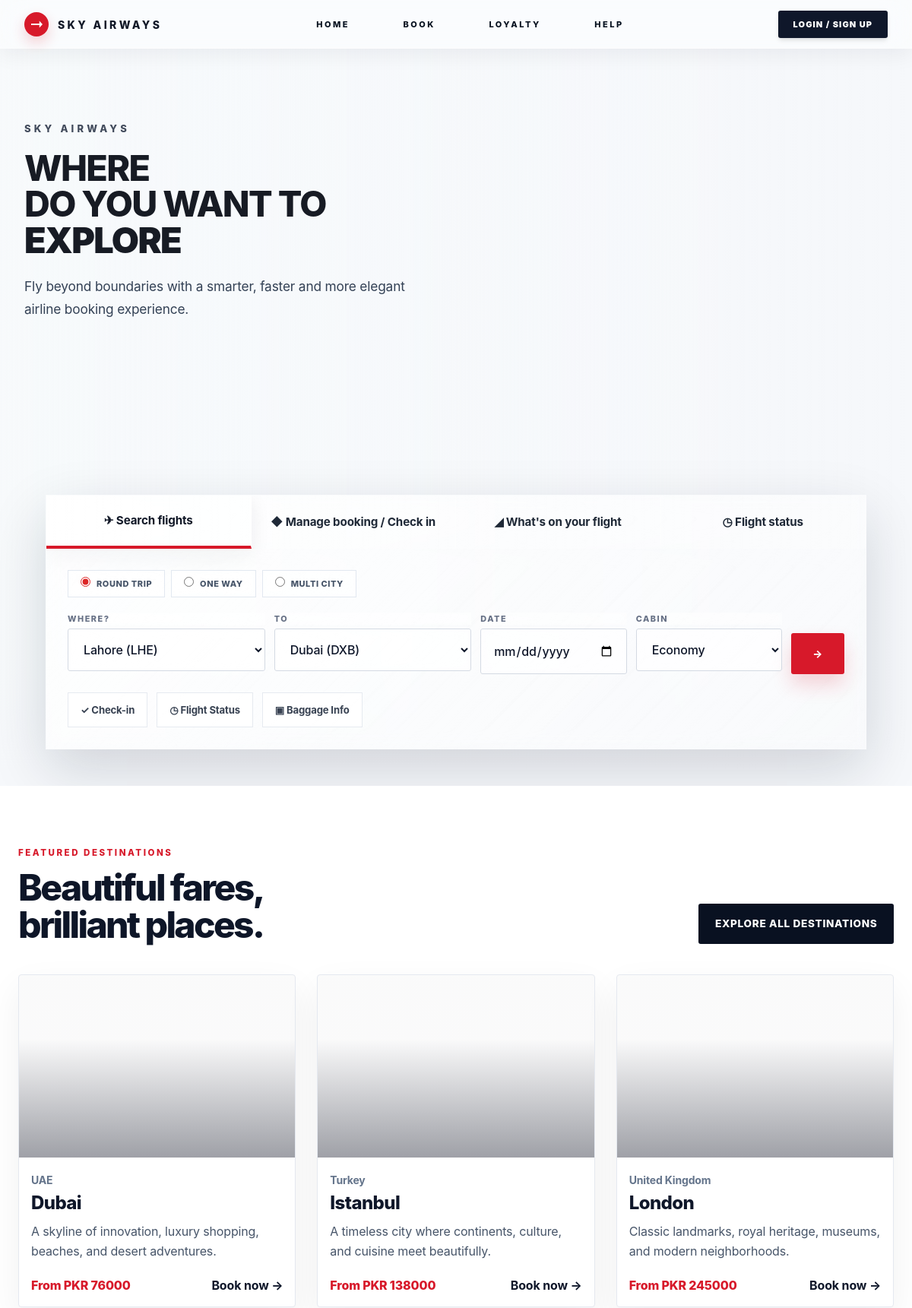
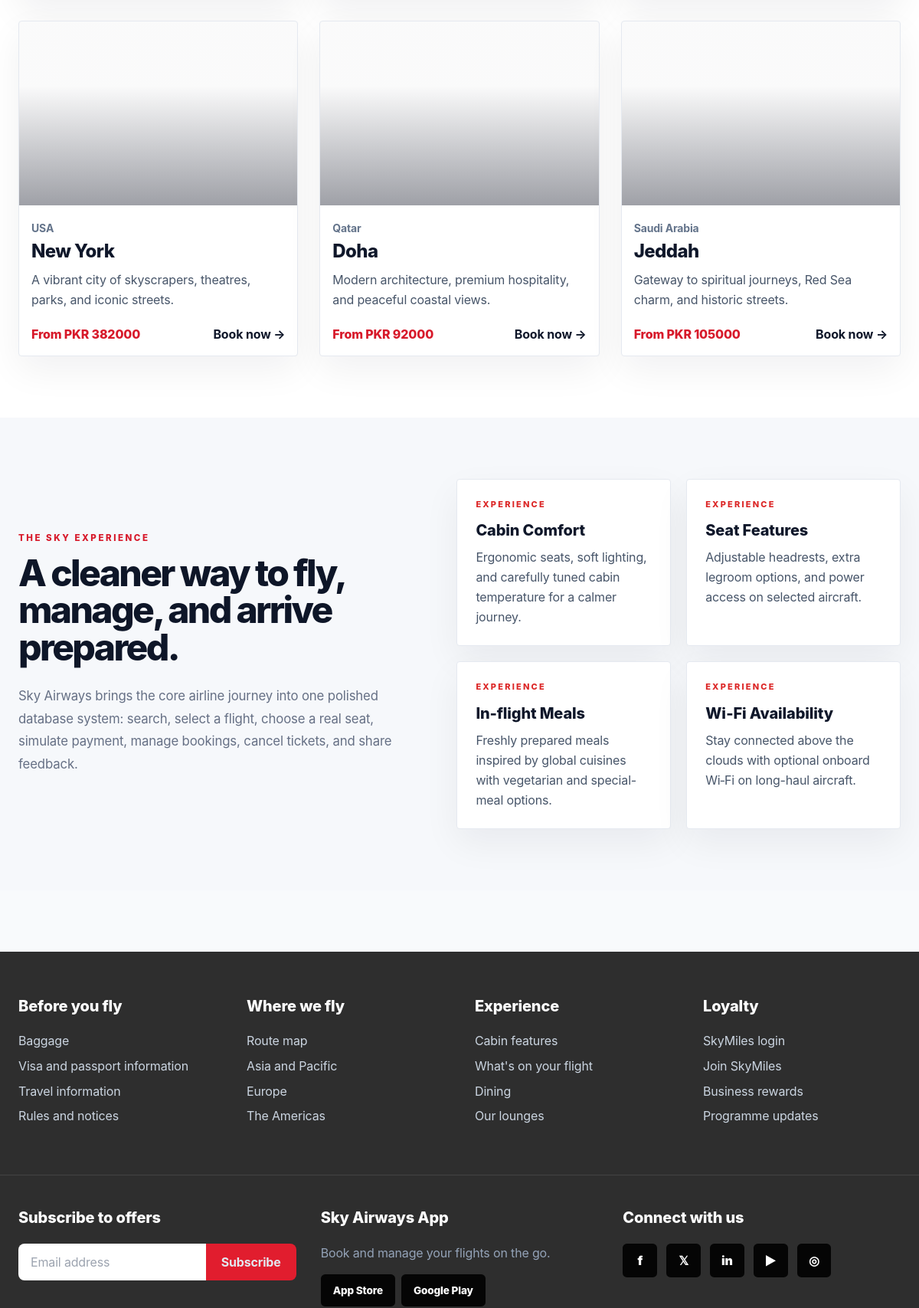
The page / (upper part) on the database its author committed (2 pictures, top to bottom).
### tables this page shows
CREATE TABLE destinations (
            id INTEGER PRIMARY KEY AUTOINCREMENT,
            city TEXT NOT NULL,
            country TEXT NOT NULL,
            image_url TEXT,
            description TEXT,
            base_fare REAL NOT NULL,
            currency TEXT DEFAULT 'PKR',
            famous_places TEXT
        );

### app.py (the view)
@app.route("/")
def home():
    destinations = query("SELECT * FROM destinations LIMIT 6")
    flights = query("SELECT * FROM flights ORDER BY departure_time LIMIT 5")
    return render_template("home.html", destinations=destinations, flights=flights, currencies=list(CURRENCY_RATES.keys()), facilities=FACILITIES[:4])

### app.py (called while the page is built)
def get_db():
    if "db" not in g:
        g.db = sqlite3.connect(DB_PATH)
        g.db.row_factory = sqlite3.Row
    return g.db

def query(sql, args=(), one=False):
    cur = get_db().execute(sql, args)
    rows = cur.fetchall()
    cur.close()
    return (rows[0] if rows else None) if one else rows

def current_user():
    if session.get("user_id"):
        return query("SELECT * FROM users WHERE id = ?", (session["user_id"],), one=True)
    return None

@app.context_processor
def inject_globals():
    return {"user": current_user(), "airports": AIRPORTS, "now": datetime.now()}

@app.before_request
def ensure_db():
    init_db()

### templates/home.html (shortened to what this page needs)
{% extends 'base.html' %}
{% block content %}
<section class="hero-sky hero-video-section px-4 sm:px-6 lg:px-8">
  <video class="hero-bg-video" autoplay muted loop playsinline preload="auto">
    <source src="{{ url_for('static', filename='video/sky-hero.mp4') }}" type="video/mp4">
  </video>
  <div class="max-w-7xl mx-auto relative z-10 pt-20 lg:pt-24 pb-12">
    <div class="max-w-xl hero-copy">
      <p class="hero-kicker">Sky Airways</p>
      <h1 class="hero-title">WHERE<br>DO YOU WANT TO<br><span class="font-black">EXPLORE</span></h1>
      <p class="hero-subtitle">Fly beyond boundaries with a smarter, faster and more elegant airline booking experience.</p>
    </div>
    <div id="booking-panel" class="booking-glass home-booking overflow-hidden">
  <div class="booking-tabs grid md:grid-cols-4">
        <button class="tab-btn active-tab" data-tab-target="search">✈ Search flights</button>
        <button class="tab-btn" data-tab-target="manage">◆ Manage booking / Check in</button>
        <button class="tab-btn" data-tab-target="whats">◢ What's on your flight</button>
        <button class="tab-btn" data-tab-target="status">◷ Flight status</button>
      </div>
      <div class="p-5 lg:p-7 booking-form-area">
        <div data-tab="search">
          <form action="{{ url_for('flights') }}" class="space-y-5">
            <div class="flex flex-wrap gap-2 text-[11px] font-extrabold uppercase tracking-wider text-slate-600">
              <label class="px-4 py-2 bg-white border border-slate-200"><input type="radio" name="trip" checked class="mr-2 accent-red-600">Round trip</label>
              <label class="px-4 py-2 bg-white/70 border border-slate-200"><input type="radio" name="trip" class="mr-2 accent-red-600">One way</label>
              <label class="px-4 py-2 bg-white/70 border border-slate-200"><input type="radio" name="trip" class="mr-2 accent-red-600">Multi city</label>
            </div>
            <div class="grid lg:grid-cols-[1.35fr_1.35fr_1fr_1fr_70px] gap-3">
              <div><label class="label">Where?</label><select name="from" class="form-field">{% for a in airports %}<option>{{ a }}</option>{% endfor %}</select></div>
              <div><label class="label">To</label><select name="to" class="form-field">{% for a in airports[3:] %}<option>{{ a }}</option>{% endfor %}</select></div>
              <div><label class="label">Date</label><input type="date" name="date" class="form-field"></div>
              <div><label class="label">Cabin</label><select name="cabin" class="form-field"><option>Economy</option><option>Premium Economy</option><option>Business</option><option>First Class</option></select></div>
              <button class="btn-primary self-end !px-0 !h-[54px]" aria-label="Search flights">→</button>
            </div>
            <div class="flex flex-wrap gap-3 pt-1">
              <a href="{{ url_for('manage_booking') }}" class="quick-link">✓ Check-in</a>
              <a href="{{ url_for('status') }}" class="quick-link">◷ Flight Status</a>
              <a href="{{ url_for('help_page') }}" class="quick-link">▣ Baggage Info</a>
            </div>
          </form>
        </div>
      </div>
    </div>
  </div>
</section>
<section class="bg-white py-18 lg:py-20 px-6">
  <div class="max-w-7xl mx-auto">
    <div class="flex flex-col md:flex-row md:items-end justify-between gap-6 mb-10">
      <div><p class="section-eyebrow">Featured destinations</p><h2 class="section-title mt-3">Beautiful fares,<br>brilliant places.</h2></div>
      <a href="{{ url_for('destinations') }}" class="btn-dark">Explore all destinations</a>
    </div>
    <div class="grid md:grid-cols-3 gap-7">
      {% for d in destinations %}
      <a href="{{ url_for('destination_detail', destination_id=d.id) }}" class="premium-card photo-card group">
        <div class="destination-art" style="background-image:url('{{ d.image_url }}')"></div>
        <div class="destination-card-body">
          <p class="text-sm text-slate-500 font-bold">{{ d.country }}</p>
          <h3 class="text-2xl font-extrabold mt-1 tracking-tight">{{ d.city }}</h3>
          <p class="text-slate-600 mt-2 leading-relaxed">{{ d.description }}</p>
          <div class="mt-5 flex items-center justify-between"><span class="fare-text">From PKR {{ '%.0f'|format(d.base_fare) }}</span><span class="font-bold text-slate-900">Book now →</span></div>
        </div>
      </a>
      {% endfor %}
    </div>
  </div>
</section>
<section class="py-20 px-6 bg-[#f6f8fb]">
  <div class="max-w-7xl mx-auto grid lg:grid-cols-[.95fr_1.05fr] gap-12 items-center">
    <div>
      <p class="section-eyebrow">The Sky experience</p>
      <h2 class="section-title mt-3">A cleaner way to fly, manage, and arrive prepared.</h2>
      <p class="section-lead mt-6">Sky Airways brings the core airline journey into one polished database system: search, select a flight, choose a real seat, simulate payment, manage bookings, cancel tickets, and share feedback.</p>
    </div>
    <div class="grid sm:grid-cols-2 gap-5">
      {% for f in facilities %}
      <div class="premium-card p-6">
        <p class="text-[11px] text-red-600 font-extrabold uppercase tracking-[.2em]">Experience</p>
        <h3 class="font-extrabold text-xl mt-3">{{ f[0] }}</h3>
        <p class="text-slate-600 mt-2 leading-relaxed">{{ f[1] }}</p>
      </div>
      {% endfor %}
    </div>
  </div>
</section>
{% endblock %}

### rows shown on the page
destinations: country "UAE", city "Dubai", description "A skyline of innovation, luxury shopping, beaches, and desert adventures.", base_fare "76000"
destinations: country "Turkey", city "Istanbul", description "A timeless city where continents, culture, and cuisine meet beautifully.", base_fare "138000"
destinations: country "United Kingdom", city "London", description "Classic landmarks, royal heritage, museums, and modern neighborhoods.", base_fare "245000"
destinations: country "USA", city "New York", description "A vibrant city of skyscrapers, theatres, parks, and iconic streets.", base_fare "382000"
destinations: country "Qatar", city "Doha", description "Modern architecture, premium hospitality, and peaceful coastal views.", base_fare "92000"
destinations: country "Saudi Arabia", city "Jeddah", description "Gateway to spiritual journeys, Red Sea charm, and historic streets.", base_fare "105000"

### other values the page prints
{{ f[0] }} "Cabin Comfort" "Seat Features" "In-flight Meals" "Wi‑Fi Availability"
{{ f[1] }} "Ergonomic seats, soft lighting, and carefully tuned cabin temperature for a calmer journey." "Adjustable headrests, extra legroom options, and power access on selected aircraft." "Freshly prepared meals inspired by global cuisines with vegetarian and special-meal options." "Stay connected above the clouds with optional onboard Wi‑Fi on long-haul aircraft."
form field from "Lahore (LHE)"
form field to "Dubai (DXB)"
